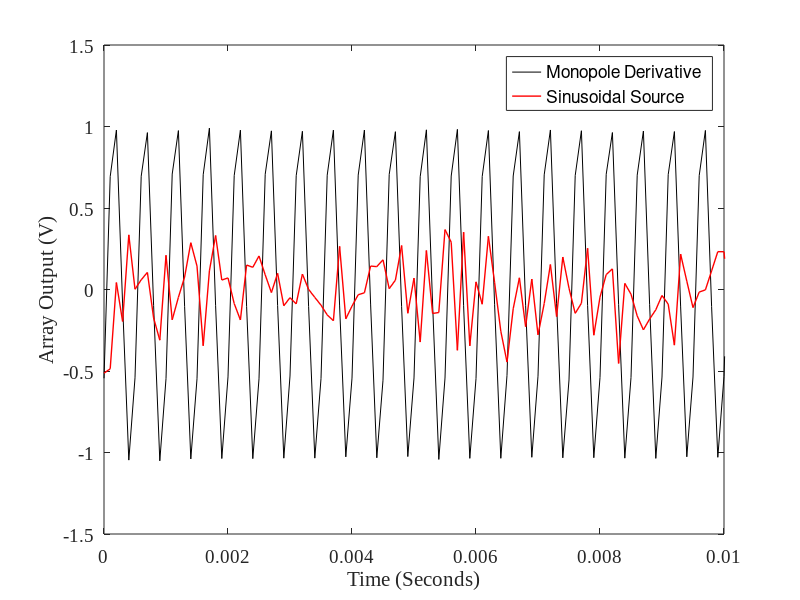

MATLAB code to generate this figure: (Note: this script raises an error after producing the figure.)
clc; clear all; close all;

% Generate array output using 3D sound field model
% Adapted from code by J Pan 24/6/2025
% Written by L Marshall 01/08/2025
% Edited by L Marshall 04/09/2025
% Edited for organisation by L Marshall 14/11/2025

%% DEFINE INPUT VARIABLES %%

% Signal Parameters
duration = 23; %sample duration (s)
noise_level = 0.05; %noise amplitude
Q_o = 0.01; %source amplitude
f = 2000; %source frequency (Hz)

% Source Position
x_s = -1; %source x coordinate (m)
y_s = 0; %source y coordinate (m)
z_s = 0; %source z coordinate (m)

% Array Parameters
N_mics = 4; %number of microphones
d_y = 0.08; %spacing between array elements (m)
x_a = 0; %array centre x coordinate (m)
z_a = 0; %array centre z coordinate (m)

% Physical Environment Parameters
c_o = 340; %speed of sound (m/s)
roh_o = 1.02; %air density at STP

% Sampling Conditions
d_t = 0.0001; %time step (s)
csv_filename = 'generatedsignal.csv';

%% INITIALISE SIGNAL CHARACTERISTICS %%

omega = f * 2 * pi; %angular frequency

%% CREATE TIME VECTOR %%

num_samples = round(duration / d_t);
time = (0:num_samples - 1) * d_t;

fprintf('Generating %d samples over %.1f seconds\n', num_samples, duration);

%% INITIALISE PRESSURE ARRAYS %%

p1 = zeros(length(time), N_mics); %monopole derivative
p2 = zeros(length(time), N_mics); %sinusoidal

%% GENERATE SIGNALS %%

fprintf('Generating signals...\n');

for k = 1:num_samples
    t1 = time(k);
    
    % Array output
    for n = 1:N_mics
        y_a = (n - 6) * d_y;
        R_a = sqrt((x_a - x_s)^2 + (y_a - y_s)^2 + (z_a - z_s)^2);
        t = t1 - R_a / c_o;
        
        % Sinusoidal source derivative signals
        Q1_dot = Q_o * omega * cos(omega * t); %monopole derivative
        Q2_dot = Q_o * sin(omega * t); %sinusoidal source
        
        p1(k, n) = (roh_o / (4 * pi * R_a)) * Q1_dot;
        p2(k, n) = (roh_o / (4 * pi * R_a)) * Q2_dot;
    end
end

fprintf('Signal generation complete\n');

%% ADD SIMULATED NOISE %%

fprintf('Adding noise (level = %.3f)...\n', noise_level);

p1_noisy = p1 + noise_level * randn(size(p1));
p2_noisy = p2 + noise_level * randn(size(p2));

%% PLOT TIME DOMAIN SIGNALS %%

figure('Name', 'Array Output Time Domain');
plot(time, p1_noisy(:,1) / max(p1_noisy(:,1)), 'k-', ...
     time, p2_noisy(:,1) / max(p2_noisy(:,1)), 'r-', 'LineWidth', 1);
ylabel('Array Output (V)', 'FontName', 'Times New Roman', 'FontSize', 14);
xlabel('Time (Seconds)', 'FontName', 'Times New Roman', 'FontSize', 14);
legend('Monopole Derivative', 'Sinusoidal Source');
set(gca, 'FontName', 'Times New Roman', 'FontSize', 14);
xlim([0 0.01]);
ylim([-1.5 1.5]);

%% NORMALISE AND SAVE TO CSV %%

fprintf('Normalising and saving to CSV...\n');

generated_monopoles = p1_noisy ./ max(p1_noisy, [], 1);
generated_sinusoidals = p2_noisy ./ max(p2_noisy, [], 1);

results = [time(:), generated_monopoles, generated_sinusoidals];

% Save data to file
writematrix(results, csv_filename);

fprintf('Saved signal data to: %s\n', csv_filename);

%% CALCULATE DIRECTION OF ARRIVAL %%

% Array centre position
x_array = x_a;
y_array = 0;

% Vector from source to array centre
dx = x_array - x_s;
dy = y_array - y_s;

% Direction of arrival (DoA) angle in radians and degrees
theta_rad = atan2(-dy, dx); %negative dy because y-axis increases upward
theta_deg = rad2deg(theta_rad);

fprintf('Direction of Arrival (DoA): %.2f degrees\n', theta_deg);

%% PLOT ARRAY GEOMETRY %%

figure('Name', 'Array Geometry');
hold on;
grid on;
axis equal;

% Microphone positions
y_positions = (1:N_mics) - 2.5;
y_positions = y_positions * d_y;
x_positions = x_a * ones(1, N_mics);

% Plot microphones
scatter(x_positions, y_positions, 80, 'b', 'filled');

% Plot source
scatter(x_s, y_s, 100, 'r', 'filled');

% Plot lines from source to each microphone
for n = 1:N_mics
    plot([x_s, x_positions(n)], [y_s, y_positions(n)], ...
        '--', 'Color', [0.6 0.6 0.6], 'LineWidth', 0.5);
end

% Axes labels and formatting
xlabel('X (m)', 'FontName', 'Times New Roman', 'FontSize', 14);
ylabel('Y (m)', 'FontName', 'Times New Roman', 'FontSize', 14);
legend('Microphones', 'Source', 'Location', 'northwest');
xlim([-0.3, 2.1]);
ylim([-0.4, 0.4]);
set(gca, 'FontName', 'Times New Roman', 'FontSize', 14);
box on;

%% DISPLAY CONFIGURATION SUMMARY %%

fprintf('\n<strong>Linear Array Configuration</strong>\n');
fprintf('Number of microphones: %d\n', N_mics);
fprintf('Microphone spacing (d_y): %.3f m\n', d_y);
fprintf('Source frequency: %d Hz\n', f);
fprintf('Wavelength: %.3f m\n', c_o / f);
fprintf('d_y/wavelength ratio: %.3f\n', d_y / (c_o / f));
fprintf('Source position: (%.3f, %.3f, %.3f) m\n', x_s, y_s, z_s);
